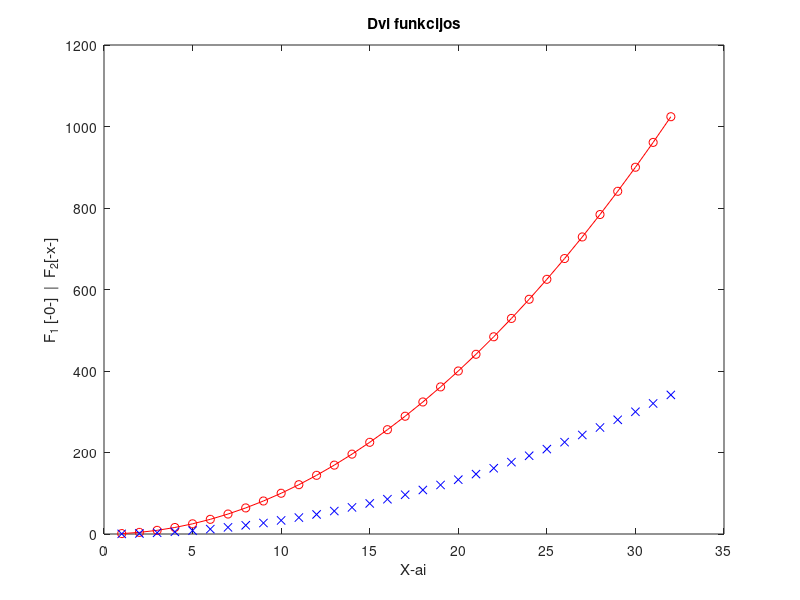

Here is the MATLAB script that generated this plot: (Note: this script raises an error after producing the figure.)
% Ilja Katiuzinskij

%%
help sin
doc plot
doc title

x=1:32;
y=x.^2;
plot (x,y,'o-r',x, y/3, 'xb')
title('Dvi funkcijos')
xlabel('X-ai')
ylabel('F_1 [-0-]  |  F_2[-x-]')

%%
N = 6
v = N+1:0.5:N+4;
A = [N N+1 N+2;
     N+3 N+4 N+5;
     N+6 N+7 N+8];
a=A(3,2);
b= A(2:3, 1:2);
c=A([1 3],[1 3]);
B= [ A v(1:3)']
